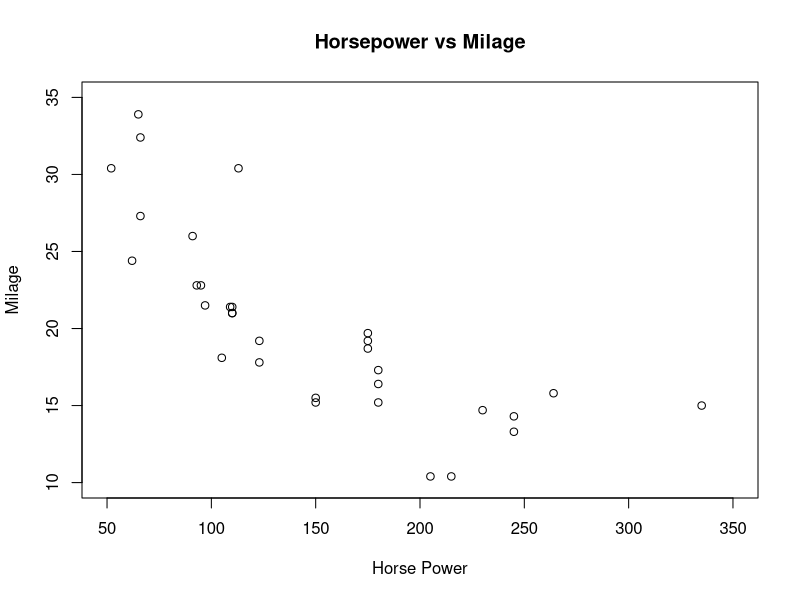

The R script that drew this image:
## ---- chunk 1
hpMpg <- mtcars[,c('hp','mpg')]
plot(x = hpMpg$hp,y = hpMpg$mpg,
     xlab = "Horse Power",
     ylab = "Milage",
     xlim = c(50,350),
     ylim = c(10,35),        
     main = "Horsepower vs Milage"
)
